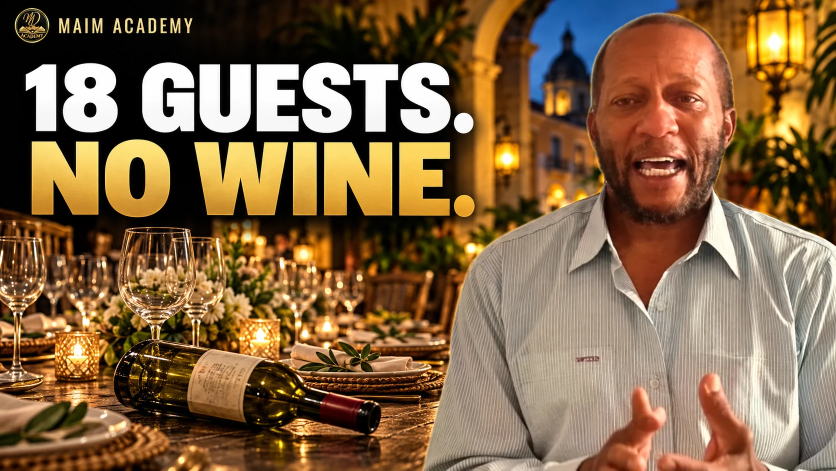
#> input picture assets/thumbnails/bottleneck-thumbnail-supplied.webp, 1672 x 941 px (shown at 1/2 size)
$ python build_thumbnail_bottleneck.py
#> lines starting #> are read from the running program, lines starting #| are printed output that depends on the picture
#!/usr/bin/env python3
"""MAIM Academy — Bottleneck thumbnail: "18 GUESTS. NO WINE."

Major supplied the finished design on 25 Oct 2026
(assets/thumbnails/bottleneck-thumbnail-supplied.webp). It is his own photo,
not generated, and it is kept as he made it. This script only:
  - resizes it to 1280x720,
  - places the approved badge file exactly over the badge position,
  - adds the flat tri-bar as the quiet signature after the wordmark.

Output: build/thumbnails/maim_yt_bottleneck_1280x720_v3.png and a 320x180 preview.
"""
from pathlib import Path
from PIL import Image, ImageDraw

ROOT = Path(__file__).resolve().parent.parent
OUT = ROOT / "build/thumbnails"; OUT.mkdir(parents=True, exist_ok=True)
GREEN, GOLD, BLUE = (31, 122, 58), (216, 175, 85), (0, 107, 182)   # tokens, flat
W, H = 1280, 720

src = Image.open(ROOT / "assets/thumbnails/bottleneck-thumbnail-supplied.webp").convert("RGBA")
k = W / src.width
#> k = 0.766
img = src.resize((W, H), Image.LANCZOS)
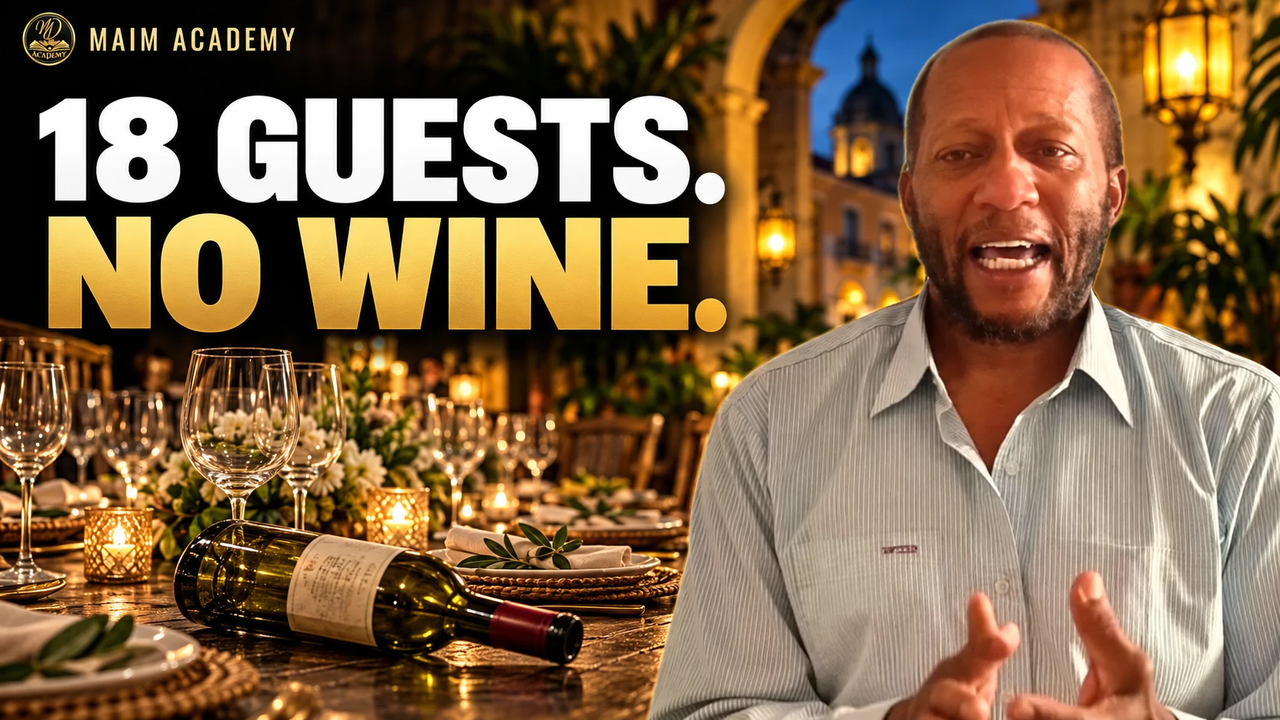
#> img: PIL image 1280x720 RGBA; mean R, G, B, A 129.5, 100.5, 69, 255

# the badge in the design sits in a ~68 px circle centred at (64, 51) of the 1672 px source
cx, cy, dia = 64 * k, 51 * k, 74 * k
#> cx = 49; cy = 39.04; dia = 56.65
#> (the run stopped early here; a loop or call above may not have finished)

$ run again, with assets/thumbnails/expertise-thumbnail-supplied.webp copied over assets/thumbnails/bottleneck-thumbnail-supplied.webp
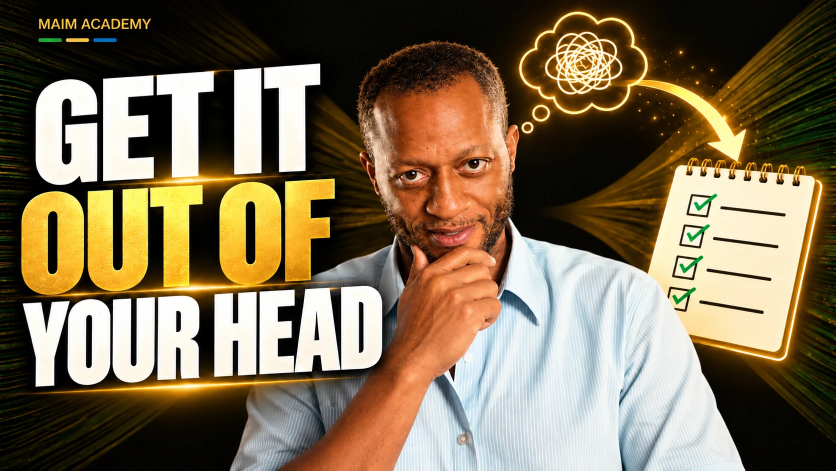
#> input picture assets/thumbnails/expertise-thumbnail-supplied.webp, 1672 x 941 px (shown at 1/2 size)
#> `img = src.resize((W, H), Image.LANCZOS)`:
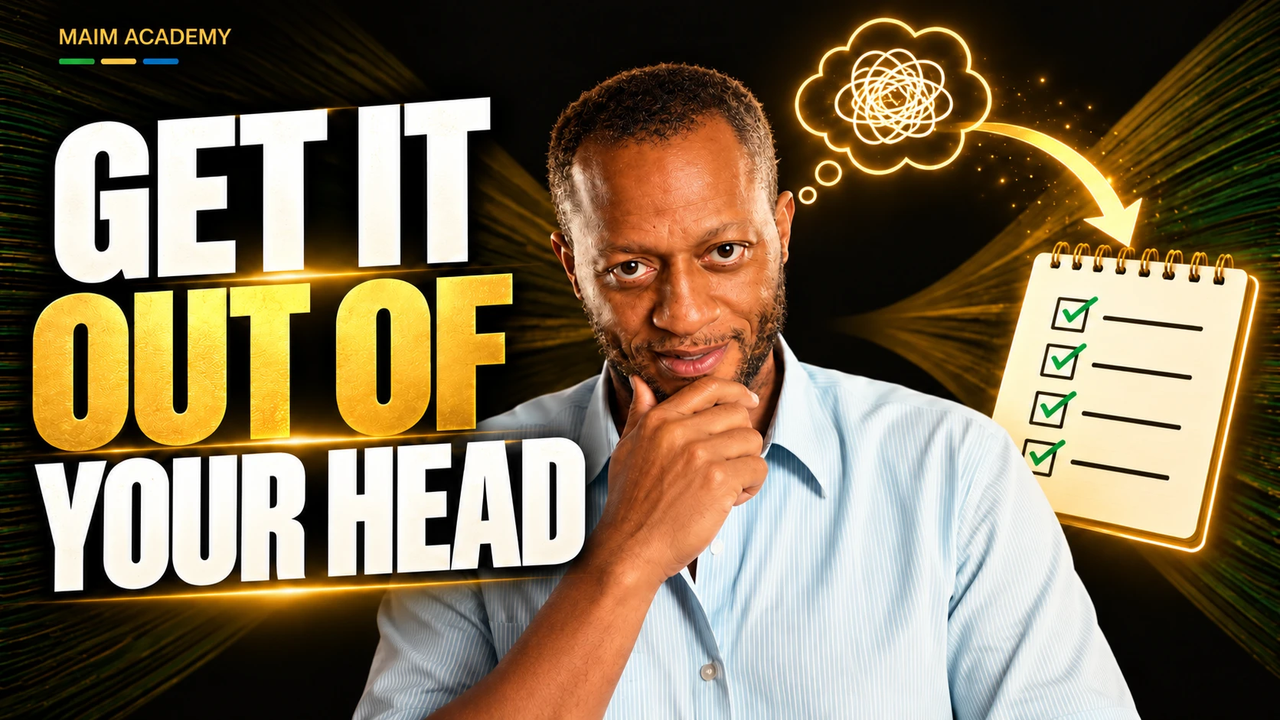
#> img: PIL image 1280x720 RGBA; mean R, G, B, A 126.5, 110.4, 84.5, 255
